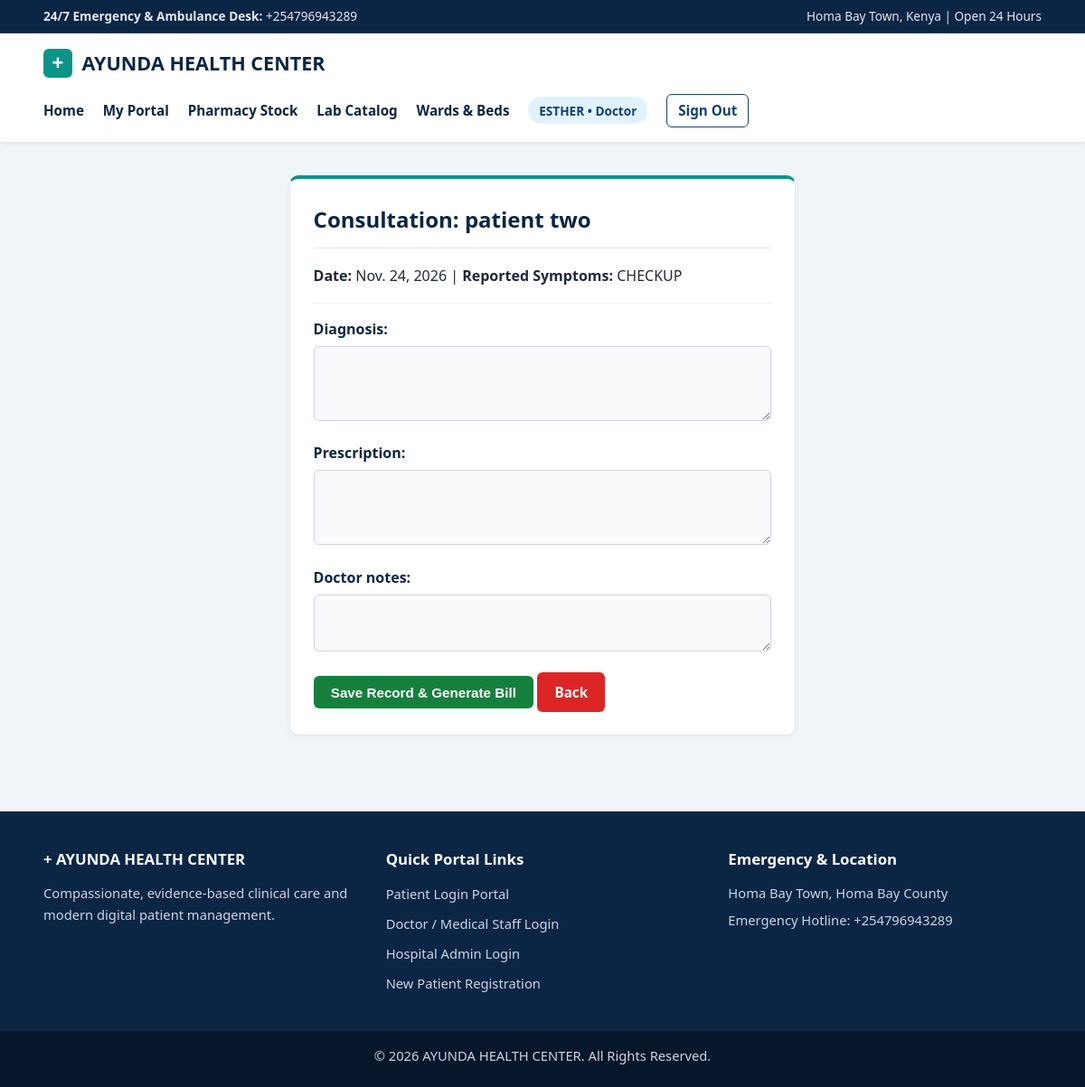
The page /doctor/consult/4/ (signed in) on the database its author committed.
### accounts/models.py (models this page shows, shortened)
class User(AbstractUser):
    class Role(models.TextChoices):
        ADMIN = 'ADMIN', 'Admin'
        DOCTOR = 'DOCTOR', 'Doctor'
        PATIENT = 'PATIENT', 'Patient'
    role = models.CharField(
        max_length=15,
        choices=Role.choices,
        default=Role.PATIENT
    )
    phone_number = models.CharField(max_length=15, blank=True, null=True)

class PatientProfile(models.Model):
    user = models.OneToOneField(User, on_delete=models.CASCADE, related_name='patient_profile')
    date_of_birth = models.DateField(blank=True, null=True)
    blood_group = models.CharField(max_length=5, blank=True, null=True)
    emergency_contact = models.CharField(max_length=15, blank=True, null=True)
    address = models.TextField(blank=True, null=True)
    is_approved = models.BooleanField(default=False)
    def __str__(self):
        return f"{self.user.get_full_name() or self.user.username}"

### hospital/models.py (models this page shows, shortened)
class Appointment(models.Model):
    class Status(models.TextChoices):
        PENDING = 'PENDING', 'Pending'
        APPROVED = 'APPROVED', 'Approved'
        COMPLETED = 'COMPLETED', 'Completed'
        CANCELLED = 'CANCELLED', 'Cancelled'
    patient = models.ForeignKey(PatientProfile, on_delete=models.CASCADE, related_name='appointments')
    doctor = models.ForeignKey(DoctorProfile, on_delete=models.CASCADE, related_name='appointments')
    appointment_date = models.DateField()
    time_slot = models.TimeField()
    symptoms = models.TextField()
    status = models.CharField(
        max_length=15,
        choices=Status.choices,
        default=Status.PENDING
    )
    created_at = models.DateTimeField(auto_now_add=True)
    class Meta:
        ordering = ['-appointment_date', '-time_slot']

### hospital/views.py (the view)
# urls.py: path('doctor/consult/<int:appointment_id>/', views.complete_consultation, name='complete_consultation'),
@login_required
def complete_consultation(request, appointment_id):
    if request.user.role != User.Role.DOCTOR:
        return redirect('dashboard_redirect')
    doctor = get_object_or_404(DoctorProfile, user=request.user)
    appointment = get_object_or_404(Appointment, id=appointment_id, doctor=doctor)
    if request.method == 'POST':
        form = MedicalRecordForm(request.POST)
        if form.is_valid():
            record = form.save(commit=False)
            record.appointment = appointment
            record.save()
            appointment.status = Appointment.Status.COMPLETED
            appointment.save()
            messages.success(request, 'Consultation completed and medical record saved. Ready for Admin billing.')
            return redirect('doctor_dashboard')
    else:
        form = MedicalRecordForm()
    return render(request, 'hospital/complete_consultation.html', {
        'form': form,
        'appointment': appointment
    })

### hospital/forms.py
class MedicalRecordForm(forms.ModelForm):
    class Meta:
        model = MedicalRecord
        fields = ('diagnosis', 'prescription', 'doctor_notes')
        widgets = {
            'diagnosis': forms.Textarea(attrs={'rows': 3}),
            'prescription': forms.Textarea(attrs={'rows': 3}),
            'doctor_notes': forms.Textarea(attrs={'rows': 2}),
        }

### templates/hospital/complete_consultation.html (shortened to what this page needs)
{% extends 'base.html' %}
{% block content %}
<div class="card form-card">
    <div class="card-header">
        <h2>Consultation: {{ appointment.patient }}</h2>
    </div>
    <p><strong>Date:</strong> {{ appointment.appointment_date }} | <strong>Reported Symptoms:</strong> {{ appointment.symptoms }}</p>
    <hr style="margin: 1rem 0; border: 0; border-top: 1px solid #eceff1;">
    <form method="post">
        {{ form.as_p }}
        <button type="submit" class="btn btn-success">Save Record & Generate Bill</button>
        <a href="{% url 'doctor_dashboard' %}" class="btn btn-danger">Back</a>
    </form>
</div>
{% endblock %}

### templates/base.html (shortened to what this page needs)
{% load static %}
<!DOCTYPE html>
<html lang="en">
<head>
    <link rel="stylesheet" href="{% static 'css/style.css' %}?v=3">
    <link rel="stylesheet" href="{% static 'css/footer.css' %}?v=2">
</head>
<body>
    <div class="top-medical-bar">
        <div class="container top-bar-content">
            <span><strong>24/7 Emergency & Ambulance Desk:</strong> +254796943289</span>
            <span>Homa Bay Town, Kenya | Open 24 Hours</span>
        </div>
    </div>
    <header class="navbar">
        <div class="container nav-content">
            <a href="{% url 'home' %}" class="brand">
                <span class="medical-cross">+</span>
                <span>AYUNDA HEALTH CENTER</span>
            </a>
            <ul class="nav-links">
                <li><a href="{% url 'home' %}">Home</a></li>
                {% if user.is_authenticated %}
                    <li><a href="{% url 'dashboard_redirect' %}">My Portal</a></li>
                    {% if user.role == 'ADMIN' or user.role == 'DOCTOR' or user.is_superuser %}
                        <li><a href="{% url 'pharmacy_inventory' %}">Pharmacy Stock</a></li>
                        <li><a href="{% url 'lab_catalog' %}">Lab Catalog</a></li>
                        <li><a href="{% url 'ward_management' %}">Wards & Beds</a></li>
                    {% endif %}
                    <li><span class="user-badge">{{ user.username }} &bull; {{ user.get_role_display }}</span></li>
                    <li><a href="{% url 'logout' %}" class="btn btn-outline btn-sm">Sign Out</a></li>
                {% else %}
                    <li><a href="{% url 'patient_login' %}">Patient Login</a></li>
                    <li><a href="{% url 'doctor_login' %}">Doctor Login</a></li>
                    <li><a href="{% url 'admin_login' %}">Admin Login</a></li>
                    <li><a href="{% url 'register_patient' %}" class="btn btn-teal">Register</a></li>
                {% endif %}
            </ul>
        </div>
    </header>
    <main class="container main-content">
        {% block content %}{% endblock %}
    </main>
    <footer class="footer">
        <div class="container footer-grid">
            <div>
                <h4>+ AYUNDA HEALTH CENTER</h4>
                <p>Compassionate, evidence-based clinical care and modern digital patient management.</p>
            </div>
            <div>
                <h4>Quick Portal Links</h4>
                <ul class="footer-links">
                    <li><a href="{% url 'patient_login' %}">Patient Login Portal</a></li>
                    <li><a href="{% url 'doctor_login' %}">Doctor / Medical Staff Login</a></li>
                    <li><a href="{% url 'admin_login' %}">Hospital Admin Login</a></li>
                    <li><a href="{% url 'register_patient' %}">New Patient Registration</a></li>
                </ul>
            </div>
            <div>
                <h4>Emergency & Location</h4>
                <p>Homa Bay Town, Homa Bay County</p>
                <p>Emergency Hotline: +254796943289</p>
            </div>
        </div>
        <div class="footer-bottom">
            <p>&copy; 2026 AYUNDA HEALTH CENTER. All Rights Reserved.</p>
        </div>
    </footer>
</body>
</html>

### static/css/style.css (style rules this page uses)
:root { --navy-dark: #0b2545; --navy-primary: #134074; --teal-primary: #0d9488; --teal-dark: #0f766e; --teal-light: #ccfbf1; --bg-clinical: #f1f5f9; --surface-white: #ffffff; --text-main: #1e293b; --text-muted: #64748b; --border-subtle: #e2e8f0; }
* { box-sizing: border-box; margin: 0; padding: 0; }
body { font-family: 'Segoe UI', system-ui, -apple-system, sans-serif; background-color: var(--bg-clinical); color: var(--text-main); line-height: 1.6; display: flex; flex-direction: column; min-height: 100vh; }
.container { width: 92%; max-width: 1200px; margin: 0 auto; }
.top-medical-bar { background-color: #0b2545; color: #e2e8f0; font-size: 0.85rem; padding: 0.45rem 0; border-bottom: 1px solid rgba(255, 255, 255, 0.1); }
.top-bar-content { display: flex; justify-content: space-between; align-items: center; flex-wrap: wrap; gap: 0.5rem; }
.navbar { background-color: #ffffff; padding: 1rem 0; border-bottom: 2px solid #e2e8f0; box-shadow: 0 2px 6px rgba(15, 23, 42, 0.04); position: sticky; top: 0; z-index: 100; }
.nav-content { display: flex; justify-content: space-between; align-items: center; flex-wrap: wrap; gap: 1rem; }
.brand { display: flex; align-items: center; gap: 0.65rem; font-size: 1.35rem; font-weight: 800; color: #0b2545; text-decoration: none; }
.medical-cross { display: inline-flex; align-items: center; justify-content: center; width: 32px; height: 32px; background-color: #0d9488; color: #ffffff; border-radius: 6px; font-size: 1.4rem; font-weight: 900; line-height: 1; }
.nav-links { list-style: none; display: flex; align-items: center; gap: 1.3rem; flex-wrap: wrap; }
.nav-links a { color: #0b2545; text-decoration: none; font-weight: 600; font-size: 0.95rem; }
.user-badge { background-color: #e0f2fe; color: #134074; padding: 0.35rem 0.75rem; border-radius: 20px; font-size: 0.85rem; font-weight: 600; }
.main-content { flex: 1; padding: 2.2rem 0; }
.btn { display: inline-block; padding: 0.6rem 1.2rem; border-radius: 6px; text-decoration: none; font-weight: 600; border: none; cursor: pointer; font-size: 0.95rem; transition: all 0.2s ease; }
.btn-sm { padding: 0.35rem 0.75rem; font-size: 0.85rem; }
.btn-success { background-color: #15803d; color: #ffffff !important; }
.btn-danger { background-color: #dc2626; color: #ffffff !important; }
.btn-outline { border: 1.5px solid #134074; color: #134074 !important; background: transparent; }
.card { background-color: #ffffff; border: 1px solid #e2e8f0; border-radius: 10px; padding: 1.6rem; box-shadow: 0 2px 8px rgba(15, 23, 42, 0.04); margin-bottom: 1.5rem; }
.card-header { display: flex; justify-content: space-between; align-items: center; margin-bottom: 1.1rem; border-bottom: 1px solid #e2e8f0; padding-bottom: 0.75rem; }
.card-header h2, .card-header h3 { color: #0b2545; }
.form-card { max-width: 560px; margin: 0 auto; border-top: 4px solid #0d9488; }
form p { margin-bottom: 1rem; }
form label { display: block; font-weight: 600; margin-bottom: 0.35rem; color: #0b2545; }
form input, form select, form textarea { width: 100%; padding: 0.65rem 0.8rem; border: 1px solid #cbd5e1; border-radius: 6px; font-size: 0.95rem; font-family: inherit; background-color: #f8fafc; }

### static/css/footer.css (style rules this page uses)
footer.footer { background-color: #0b2545; color: #cbd5e1; padding-top: 2.5rem; margin-top: 3rem; width: 100%; display: block; }
.footer-grid { display: grid; grid-template-columns: repeat(auto-fit, minmax(240px, 1fr)); gap: 2rem; padding-bottom: 2rem; }
footer.footer h4 { color: #ffffff; margin-bottom: 0.8rem; font-size: 1.05rem; font-weight: 700; }
footer.footer p { color: #cbd5e1; font-size: 0.92rem; margin-bottom: 0.4rem; }
.footer-links { list-style: none; padding: 0; }
.footer-links li { margin-bottom: 0.45rem; }
.footer-links a { color: #cbd5e1; text-decoration: none; font-size: 0.92rem; }
.footer-bottom { background-color: #06162b; text-align: center; padding: 1rem 0; font-size: 0.85rem; color: #94a3b8; border-top: 1px solid rgba(255, 255, 255, 0.08); }

### rows shown on the page
User: username "ESTHER", role "Doctor"
Appointment: patient "patient two", appointment_date "Nov. 24, 2026", symptoms "CHECKUP"
